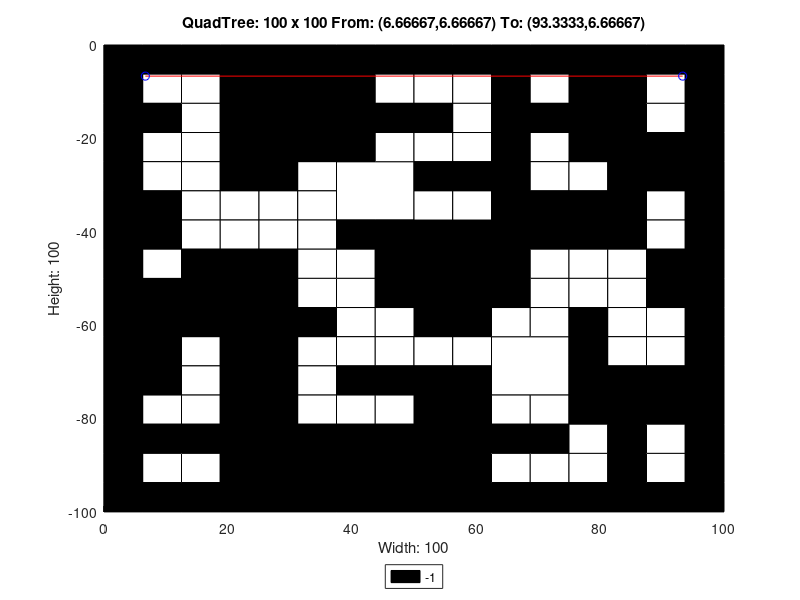

This chart was generated by the following MATLAB code:
axis([0 100 -100 0]);
title('QuadTree: 100 x 100 From: (6.66667,6.66667) To: (93.3333,6.66667)');
xlabel('Width: 100');
ylabel('Height: 100');
rectangle('Position',[25 -12.5 12.5 12.5], 'FaceColor',[0 0 0]);
rectangle('Position',[25 -25 12.5 12.5], 'FaceColor',[0 0 0]);
rectangle('Position',[37.5 -37.5 12.5 12.5], 'FaceColor',[1 1 1]);
rectangle('Position',[75 -12.5 12.5 12.5], 'FaceColor',[0 0 0]);
rectangle('Position',[75 -25 12.5 12.5], 'FaceColor',[0 0 0]);
rectangle('Position',[50 -50 12.5 12.5], 'FaceColor',[0 0 0]);
rectangle('Position',[0 -62.5 12.5 12.5], 'FaceColor',[0 0 0]);
rectangle('Position',[12.5 -62.5 12.5 12.5], 'FaceColor',[0 0 0]);
rectangle('Position',[0 -75 12.5 12.5], 'FaceColor',[0 0 0]);
rectangle('Position',[25 -100 12.5 12.5], 'FaceColor',[0 0 0]);
rectangle('Position',[37.5 -100 12.5 12.5], 'FaceColor',[0 0 0]);
rectangle('Position',[50 -62.5 12.5 12.5], 'FaceColor',[0 0 0]);
rectangle('Position',[62.5 -75 12.5 12.5], 'FaceColor',[1 1 1]);
rectangle('Position',[50 -87.5 12.5 12.5], 'FaceColor',[0 0 0]);
rectangle('Position',[50 -100 12.5 12.5], 'FaceColor',[0 0 0]);
rectangle('Position',[0 -6.25 6.25 6.25], 'FaceColor',[0 0 0]);
rectangle('Position',[6.25 -6.25 6.25 6.25], 'FaceColor',[0 0 0]);
rectangle('Position',[0 -12.5 6.25 6.25], 'FaceColor',[0 0 0]);
rectangle('Position',[6.25 -12.5 6.25 6.25], 'FaceColor',[1 1 1]);
rectangle('Position',[12.5 -6.25 6.25 6.25], 'FaceColor',[0 0 0]);
rectangle('Position',[18.75 -6.25 6.25 6.25], 'FaceColor',[0 0 0]);
rectangle('Position',[12.5 -12.5 6.25 6.25], 'FaceColor',[1 1 1]);
rectangle('Position',[18.75 -12.5 6.25 6.25], 'FaceColor',[0 0 0]);
rectangle('Position',[0 -18.75 6.25 6.25], 'FaceColor',[0 0 0]);
rectangle('Position',[6.25 -18.75 6.25 6.25], 'FaceColor',[0 0 0]);
rectangle('Position',[0 -25 6.25 6.25], 'FaceColor',[0 0 0]);
rectangle('Position',[6.25 -25 6.25 6.25], 'FaceColor',[1 1 1]);
rectangle('Position',[12.5 -18.75 6.25 6.25], 'FaceColor',[1 1 1]);
rectangle('Position',[18.75 -18.75 6.25 6.25], 'FaceColor',[0 0 0]);
rectangle('Position',[12.5 -25 6.25 6.25], 'FaceColor',[1 1 1]);
rectangle('Position',[18.75 -25 6.25 6.25], 'FaceColor',[0 0 0]);
rectangle('Position',[37.5 -6.25 6.25 6.25], 'FaceColor',[0 0 0]);
rectangle('Position',[43.75 -6.25 6.25 6.25], 'FaceColor',[0 0 0]);
rectangle('Position',[37.5 -12.5 6.25 6.25], 'FaceColor',[0 0 0]);
rectangle('Position',[43.75 -12.5 6.25 6.25], 'FaceColor',[1 1 1]);
rectangle('Position',[37.5 -18.75 6.25 6.25], 'FaceColor',[0 0 0]);
rectangle('Position',[43.75 -18.75 6.25 6.25], 'FaceColor',[0 0 0]);
rectangle('Position',[37.5 -25 6.25 6.25], 'FaceColor',[0 0 0]);
rectangle('Position',[43.75 -25 6.25 6.25], 'FaceColor',[1 1 1]);
rectangle('Position',[0 -31.25 6.25 6.25], 'FaceColor',[0 0 0]);
rectangle('Position',[6.25 -31.25 6.25 6.25], 'FaceColor',[1 1 1]);
rectangle('Position',[0 -37.5 6.25 6.25], 'FaceColor',[0 0 0]);
rectangle('Position',[6.25 -37.5 6.25 6.25], 'FaceColor',[0 0 0]);
rectangle('Position',[12.5 -31.25 6.25 6.25], 'FaceColor',[1 1 1]);
rectangle('Position',[18.75 -31.25 6.25 6.25], 'FaceColor',[0 0 0]);
rectangle('Position',[12.5 -37.5 6.25 6.25], 'FaceColor',[1 1 1]);
rectangle('Position',[18.75 -37.5 6.25 6.25], 'FaceColor',[1 1 1]);
rectangle('Position',[0 -43.75 6.25 6.25], 'FaceColor',[0 0 0]);
rectangle('Position',[6.25 -43.75 6.25 6.25], 'FaceColor',[0 0 0]);
rectangle('Position',[0 -50 6.25 6.25], 'FaceColor',[0 0 0]);
rectangle('Position',[6.25 -50 6.25 6.25], 'FaceColor',[1 1 1]);
rectangle('Position',[12.5 -43.75 6.25 6.25], 'FaceColor',[1 1 1]);
rectangle('Position',[18.75 -43.75 6.25 6.25], 'FaceColor',[1 1 1]);
rectangle('Position',[12.5 -50 6.25 6.25], 'FaceColor',[0 0 0]);
rectangle('Position',[18.75 -50 6.25 6.25], 'FaceColor',[0 0 0]);
rectangle('Position',[25 -31.25 6.25 6.25], 'FaceColor',[0 0 0]);
rectangle('Position',[31.25 -31.25 6.25 6.25], 'FaceColor',[1 1 1]);
rectangle('Position',[25 -37.5 6.25 6.25], 'FaceColor',[1 1 1]);
rectangle('Position',[31.25 -37.5 6.25 6.25], 'FaceColor',[1 1 1]);
rectangle('Position',[25 -43.75 6.25 6.25], 'FaceColor',[1 1 1]);
rectangle('Position',[31.25 -43.75 6.25 6.25], 'FaceColor',[1 1 1]);
rectangle('Position',[25 -50 6.25 6.25], 'FaceColor',[0 0 0]);
rectangle('Position',[31.25 -50 6.25 6.25], 'FaceColor',[1 1 1]);
rectangle('Position',[37.5 -43.75 6.25 6.25], 'FaceColor',[0 0 0]);
rectangle('Position',[43.75 -43.75 6.25 6.25], 'FaceColor',[0 0 0]);
rectangle('Position',[37.5 -50 6.25 6.25], 'FaceColor',[1 1 1]);
rectangle('Position',[43.75 -50 6.25 6.25], 'FaceColor',[0 0 0]);
rectangle('Position',[50 -6.25 6.25 6.25], 'FaceColor',[0 0 0]);
rectangle('Position',[56.25 -6.25 6.25 6.25], 'FaceColor',[0 0 0]);
rectangle('Position',[50 -12.5 6.25 6.25], 'FaceColor',[1 1 1]);
rectangle('Position',[56.25 -12.5 6.25 6.25], 'FaceColor',[1 1 1]);
rectangle('Position',[62.5 -6.25 6.25 6.25], 'FaceColor',[0 0 0]);
rectangle('Position',[68.75 -6.25 6.25 6.25], 'FaceColor',[0 0 0]);
rectangle('Position',[62.5 -12.5 6.25 6.25], 'FaceColor',[0 0 0]);
rectangle('Position',[68.75 -12.5 6.25 6.25], 'FaceColor',[1 1 1]);
rectangle('Position',[50 -18.75 6.25 6.25], 'FaceColor',[0 0 0]);
rectangle('Position',[56.25 -18.75 6.25 6.25], 'FaceColor',[1 1 1]);
rectangle('Position',[50 -25 6.25 6.25], 'FaceColor',[1 1 1]);
rectangle('Position',[56.25 -25 6.25 6.25], 'FaceColor',[1 1 1]);
rectangle('Position',[62.5 -18.75 6.25 6.25], 'FaceColor',[0 0 0]);
rectangle('Position',[68.75 -18.75 6.25 6.25], 'FaceColor',[0 0 0]);
rectangle('Position',[62.5 -25 6.25 6.25], 'FaceColor',[0 0 0]);
rectangle('Position',[68.75 -25 6.25 6.25], 'FaceColor',[1 1 1]);
rectangle('Position',[87.5 -6.25 6.25 6.25], 'FaceColor',[0 0 0]);
rectangle('Position',[93.75 -6.25 6.25 6.25], 'FaceColor',[0 0 0]);
rectangle('Position',[87.5 -12.5 6.25 6.25], 'FaceColor',[1 1 1]);
rectangle('Position',[93.75 -12.5 6.25 6.25], 'FaceColor',[0 0 0]);
rectangle('Position',[87.5 -18.75 6.25 6.25], 'FaceColor',[1 1 1]);
rectangle('Position',[93.75 -18.75 6.25 6.25], 'FaceColor',[0 0 0]);
rectangle('Position',[87.5 -25 6.25 6.25], 'FaceColor',[0 0 0]);
rectangle('Position',[93.75 -25 6.25 6.25], 'FaceColor',[0 0 0]);
rectangle('Position',[50 -31.25 6.25 6.25], 'FaceColor',[0 0 0]);
rectangle('Position',[56.25 -31.25 6.25 6.25], 'FaceColor',[0 0 0]);
rectangle('Position',[50 -37.5 6.25 6.25], 'FaceColor',[1 1 1]);
rectangle('Position',[56.25 -37.5 6.25 6.25], 'FaceColor',[1 1 1]);
rectangle('Position',[62.5 -31.25 6.25 6.25], 'FaceColor',[0 0 0]);
rectangle('Position',[68.75 -31.25 6.25 6.25], 'FaceColor',[1 1 1]);
rectangle('Position',[62.5 -37.5 6.25 6.25], 'FaceColor',[0 0 0]);
rectangle('Position',[68.75 -37.5 6.25 6.25], 'FaceColor',[0 0 0]);
rectangle('Position',[62.5 -43.75 6.25 6.25], 'FaceColor',[0 0 0]);
rectangle('Position',[68.75 -43.75 6.25 6.25], 'FaceColor',[0 0 0]);
rectangle('Position',[62.5 -50 6.25 6.25], 'FaceColor',[0 0 0]);
rectangle('Position',[68.75 -50 6.25 6.25], 'FaceColor',[1 1 1]);
rectangle('Position',[75 -31.25 6.25 6.25], 'FaceColor',[1 1 1]);
rectangle('Position',[81.25 -31.25 6.25 6.25], 'FaceColor',[0 0 0]);
rectangle('Position',[75 -37.5 6.25 6.25], 'FaceColor',[0 0 0]);
rectangle('Position',[81.25 -37.5 6.25 6.25], 'FaceColor',[0 0 0]);
rectangle('Position',[87.5 -31.25 6.25 6.25], 'FaceColor',[0 0 0]);
rectangle('Position',[93.75 -31.25 6.25 6.25], 'FaceColor',[0 0 0]);
rectangle('Position',[87.5 -37.5 6.25 6.25], 'FaceColor',[1 1 1]);
rectangle('Position',[93.75 -37.5 6.25 6.25], 'FaceColor',[0 0 0]);
rectangle('Position',[75 -43.75 6.25 6.25], 'FaceColor',[0 0 0]);
rectangle('Position',[81.25 -43.75 6.25 6.25], 'FaceColor',[0 0 0]);
rectangle('Position',[75 -50 6.25 6.25], 'FaceColor',[1 1 1]);
rectangle('Position',[81.25 -50 6.25 6.25], 'FaceColor',[1 1 1]);
rectangle('Position',[87.5 -43.75 6.25 6.25], 'FaceColor',[1 1 1]);
rectangle('Position',[93.75 -43.75 6.25 6.25], 'FaceColor',[0 0 0]);
rectangle('Position',[87.5 -50 6.25 6.25], 'FaceColor',[0 0 0]);
rectangle('Position',[93.75 -50 6.25 6.25], 'FaceColor',[0 0 0]);
rectangle('Position',[12.5 -68.75 6.25 6.25], 'FaceColor',[1 1 1]);
rectangle('Position',[18.75 -68.75 6.25 6.25], 'FaceColor',[0 0 0]);
rectangle('Position',[12.5 -75 6.25 6.25], 'FaceColor',[1 1 1]);
rectangle('Position',[18.75 -75 6.25 6.25], 'FaceColor',[0 0 0]);
rectangle('Position',[25 -56.25 6.25 6.25], 'FaceColor',[0 0 0]);
rectangle('Position',[31.25 -56.25 6.25 6.25], 'FaceColor',[1 1 1]);
rectangle('Position',[25 -62.5 6.25 6.25], 'FaceColor',[0 0 0]);
rectangle('Position',[31.25 -62.5 6.25 6.25], 'FaceColor',[0 0 0]);
rectangle('Position',[37.5 -56.25 6.25 6.25], 'FaceColor',[1 1 1]);
rectangle('Position',[43.75 -56.25 6.25 6.25], 'FaceColor',[0 0 0]);
rectangle('Position',[37.5 -62.5 6.25 6.25], 'FaceColor',[1 1 1]);
rectangle('Position',[43.75 -62.5 6.25 6.25], 'FaceColor',[1 1 1]);
rectangle('Position',[25 -68.75 6.25 6.25], 'FaceColor',[0 0 0]);
rectangle('Position',[31.25 -68.75 6.25 6.25], 'FaceColor',[1 1 1]);
rectangle('Position',[25 -75 6.25 6.25], 'FaceColor',[0 0 0]);
rectangle('Position',[31.25 -75 6.25 6.25], 'FaceColor',[1 1 1]);
rectangle('Position',[37.5 -68.75 6.25 6.25], 'FaceColor',[1 1 1]);
rectangle('Position',[43.75 -68.75 6.25 6.25], 'FaceColor',[1 1 1]);
rectangle('Position',[37.5 -75 6.25 6.25], 'FaceColor',[0 0 0]);
rectangle('Position',[43.75 -75 6.25 6.25], 'FaceColor',[0 0 0]);
rectangle('Position',[0 -81.25 6.25 6.25], 'FaceColor',[0 0 0]);
rectangle('Position',[6.25 -81.25 6.25 6.25], 'FaceColor',[1 1 1]);
rectangle('Position',[0 -87.5 6.25 6.25], 'FaceColor',[0 0 0]);
rectangle('Position',[6.25 -87.5 6.25 6.25], 'FaceColor',[0 0 0]);
rectangle('Position',[12.5 -81.25 6.25 6.25], 'FaceColor',[1 1 1]);
rectangle('Position',[18.75 -81.25 6.25 6.25], 'FaceColor',[0 0 0]);
rectangle('Position',[12.5 -87.5 6.25 6.25], 'FaceColor',[0 0 0]);
rectangle('Position',[18.75 -87.5 6.25 6.25], 'FaceColor',[0 0 0]);
rectangle('Position',[0 -93.75 6.25 6.25], 'FaceColor',[0 0 0]);
rectangle('Position',[6.25 -93.75 6.25 6.25], 'FaceColor',[1 1 1]);
rectangle('Position',[0 -100 6.25 6.25], 'FaceColor',[0 0 0]);
rectangle('Position',[6.25 -100 6.25 6.25], 'FaceColor',[0 0 0]);
rectangle('Position',[12.5 -93.75 6.25 6.25], 'FaceColor',[1 1 1]);
rectangle('Position',[18.75 -93.75 6.25 6.25], 'FaceColor',[0 0 0]);
rectangle('Position',[12.5 -100 6.25 6.25], 'FaceColor',[0 0 0]);
rectangle('Position',[18.75 -100 6.25 6.25], 'FaceColor',[0 0 0]);
rectangle('Position',[25 -81.25 6.25 6.25], 'FaceColor',[0 0 0]);
rectangle('Position',[31.25 -81.25 6.25 6.25], 'FaceColor',[1 1 1]);
rectangle('Position',[25 -87.5 6.25 6.25], 'FaceColor',[0 0 0]);
rectangle('Position',[31.25 -87.5 6.25 6.25], 'FaceColor',[0 0 0]);
rectangle('Position',[37.5 -81.25 6.25 6.25], 'FaceColor',[1 1 1]);
rectangle('Position',[43.75 -81.25 6.25 6.25], 'FaceColor',[1 1 1]);
rectangle('Position',[37.5 -87.5 6.25 6.25], 'FaceColor',[0 0 0]);
rectangle('Position',[43.75 -87.5 6.25 6.25], 'FaceColor',[0 0 0]);
rectangle('Position',[62.5 -56.25 6.25 6.25], 'FaceColor',[0 0 0]);
rectangle('Position',[68.75 -56.25 6.25 6.25], 'FaceColor',[1 1 1]);
rectangle('Position',[62.5 -62.5 6.25 6.25], 'FaceColor',[1 1 1]);
rectangle('Position',[68.75 -62.5 6.25 6.25], 'FaceColor',[1 1 1]);
rectangle('Position',[50 -68.75 6.25 6.25], 'FaceColor',[1 1 1]);
rectangle('Position',[56.25 -68.75 6.25 6.25], 'FaceColor',[1 1 1]);
rectangle('Position',[50 -75 6.25 6.25], 'FaceColor',[0 0 0]);
rectangle('Position',[56.25 -75 6.25 6.25], 'FaceColor',[0 0 0]);
rectangle('Position',[75 -56.25 6.25 6.25], 'FaceColor',[1 1 1]);
rectangle('Position',[81.25 -56.25 6.25 6.25], 'FaceColor',[1 1 1]);
rectangle('Position',[75 -62.5 6.25 6.25], 'FaceColor',[0 0 0]);
rectangle('Position',[81.25 -62.5 6.25 6.25], 'FaceColor',[1 1 1]);
rectangle('Position',[87.5 -56.25 6.25 6.25], 'FaceColor',[0 0 0]);
rectangle('Position',[93.75 -56.25 6.25 6.25], 'FaceColor',[0 0 0]);
rectangle('Position',[87.5 -62.5 6.25 6.25], 'FaceColor',[1 1 1]);
rectangle('Position',[93.75 -62.5 6.25 6.25], 'FaceColor',[0 0 0]);
rectangle('Position',[75 -68.75 6.25 6.25], 'FaceColor',[0 0 0]);
rectangle('Position',[81.25 -68.75 6.25 6.25], 'FaceColor',[1 1 1]);
rectangle('Position',[75 -75 6.25 6.25], 'FaceColor',[0 0 0]);
rectangle('Position',[81.25 -75 6.25 6.25], 'FaceColor',[0 0 0]);
rectangle('Position',[87.5 -68.75 6.25 6.25], 'FaceColor',[1 1 1]);
rectangle('Position',[93.75 -68.75 6.25 6.25], 'FaceColor',[0 0 0]);
rectangle('Position',[87.5 -75 6.25 6.25], 'FaceColor',[0 0 0]);
rectangle('Position',[93.75 -75 6.25 6.25], 'FaceColor',[0 0 0]);
rectangle('Position',[62.5 -81.25 6.25 6.25], 'FaceColor',[1 1 1]);
rectangle('Position',[68.75 -81.25 6.25 6.25], 'FaceColor',[1 1 1]);
rectangle('Position',[62.5 -87.5 6.25 6.25], 'FaceColor',[0 0 0]);
rectangle('Position',[68.75 -87.5 6.25 6.25], 'FaceColor',[0 0 0]);
rectangle('Position',[62.5 -93.75 6.25 6.25], 'FaceColor',[1 1 1]);
rectangle('Position',[68.75 -93.75 6.25 6.25], 'FaceColor',[1 1 1]);
rectangle('Position',[62.5 -100 6.25 6.25], 'FaceColor',[0 0 0]);
rectangle('Position',[68.75 -100 6.25 6.25], 'FaceColor',[0 0 0]);
rectangle('Position',[75 -81.25 6.25 6.25], 'FaceColor',[0 0 0]);
rectangle('Position',[81.25 -81.25 6.25 6.25], 'FaceColor',[0 0 0]);
rectangle('Position',[75 -87.5 6.25 6.25], 'FaceColor',[1 1 1]);
rectangle('Position',[81.25 -87.5 6.25 6.25], 'FaceColor',[0 0 0]);
rectangle('Position',[87.5 -81.25 6.25 6.25], 'FaceColor',[0 0 0]);
rectangle('Position',[93.75 -81.25 6.25 6.25], 'FaceColor',[0 0 0]);
rectangle('Position',[87.5 -87.5 6.25 6.25], 'FaceColor',[1 1 1]);
rectangle('Position',[93.75 -87.5 6.25 6.25], 'FaceColor',[0 0 0]);
rectangle('Position',[75 -93.75 6.25 6.25], 'FaceColor',[1 1 1]);
rectangle('Position',[81.25 -93.75 6.25 6.25], 'FaceColor',[0 0 0]);
rectangle('Position',[75 -100 6.25 6.25], 'FaceColor',[0 0 0]);
rectangle('Position',[81.25 -100 6.25 6.25], 'FaceColor',[0 0 0]);
rectangle('Position',[87.5 -93.75 6.25 6.25], 'FaceColor',[1 1 1]);
rectangle('Position',[93.75 -93.75 6.25 6.25], 'FaceColor',[0 0 0]);
rectangle('Position',[87.5 -100 6.25 6.25], 'FaceColor',[0 0 0]);
rectangle('Position',[93.75 -100 6.25 6.25], 'FaceColor',[0 0 0]);
X=[93.3333,6.66667];
Y=[-6.66667,-6.66667];
hold on;
plot(X,Y,'r');
plot(X,Y,'bo');
legend('-1','Location','southoutside');
